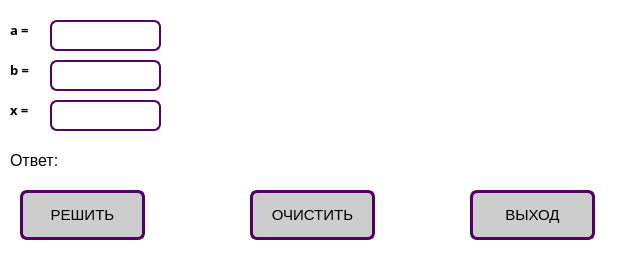
<?xml version="1.0" encoding="UTF-8"?>
<ui version="4.0">
 <class>Dialog</class>
 <widget class="QDialog" name="Dialog">
  <property name="enabled">
   <bool>true</bool>
  </property>
  <property name="geometry">
   <rect>
    <x>0</x>
    <y>0</y>
    <width>640</width>
    <height>260</height>
   </rect>
  </property>
  <property name="minimumSize">
   <size>
    <width>640</width>
    <height>260</height>
   </size>
  </property>
  <property name="maximumSize">
   <size>
    <width>640</width>
    <height>260</height>
   </size>
  </property>
  <property name="palette">
   <palette>
    <active>
     <colorrole role="Button">
      <brush brushstyle="SolidPattern">
       <color alpha="255">
        <red>255</red>
        <green>255</green>
        <blue>255</blue>
       </color>
      </brush>
     </colorrole>
     <colorrole role="Base">
      <brush brushstyle="SolidPattern">
       <color alpha="255">
        <red>255</red>
        <green>255</green>
        <blue>255</blue>
       </color>
      </brush>
     </colorrole>
     <colorrole role="Window">
      <brush brushstyle="SolidPattern">
       <color alpha="255">
        <red>255</red>
        <green>255</green>
        <blue>255</blue>
       </color>
      </brush>
     </colorrole>
    </active>
    <inactive>
     <colorrole role="Button">
      <brush brushstyle="SolidPattern">
       <color alpha="255">
        <red>255</red>
        <green>255</green>
        <blue>255</blue>
       </color>
      </brush>
     </colorrole>
     <colorrole role="Base">
      <brush brushstyle="SolidPattern">
       <color alpha="255">
        <red>255</red>
        <green>255</green>
        <blue>255</blue>
       </color>
      </brush>
     </colorrole>
     <colorrole role="Window">
      <brush brushstyle="SolidPattern">
       <color alpha="255">
        <red>255</red>
        <green>255</green>
        <blue>255</blue>
       </color>
      </brush>
     </colorrole>
    </inactive>
    <disabled>
     <colorrole role="Button">
      <brush brushstyle="SolidPattern">
       <color alpha="255">
        <red>255</red>
        <green>255</green>
        <blue>255</blue>
       </color>
      </brush>
     </colorrole>
     <colorrole role="Base">
      <brush brushstyle="SolidPattern">
       <color alpha="255">
        <red>255</red>
        <green>255</green>
        <blue>255</blue>
       </color>
      </brush>
     </colorrole>
     <colorrole role="Window">
      <brush brushstyle="SolidPattern">
       <color alpha="255">
        <red>255</red>
        <green>255</green>
        <blue>255</blue>
       </color>
      </brush>
     </colorrole>
    </disabled>
   </palette>
  </property>
  <property name="cursor">
   <cursorShape>ArrowCursor</cursorShape>
  </property>
  <property name="windowTitle">
   <string>Dialog</string>
  </property>
  <property name="styleSheet">
   <string notr="true">background:rgb(255, 255, 255)</string>
  </property>
  <widget class="QLabel" name="label_x">
   <property name="enabled">
    <bool>true</bool>
   </property>
   <property name="geometry">
    <rect>
     <x>10</x>
     <y>100</y>
     <width>31</width>
     <height>20</height>
    </rect>
   </property>
   <property name="font">
    <font>
     <family>Arial Black</family>
     <pointsize>10</pointsize>
     <weight>75</weight>
     <italic>false</italic>
     <bold>true</bold>
    </font>
   </property>
   <property name="autoFillBackground">
    <bool>false</bool>
   </property>
   <property name="styleSheet">
    <string notr="true"/>
   </property>
   <property name="text">
    <string>x =</string>
   </property>
  </widget>
  <widget class="QLineEdit" name="lineEdit_a">
   <property name="geometry">
    <rect>
     <x>50</x>
     <y>20</y>
     <width>111</width>
     <height>31</height>
    </rect>
   </property>
   <property name="font">
    <font>
     <family>Segoe UI</family>
     <pointsize>10</pointsize>
    </font>
   </property>
   <property name="styleSheet">
    <string notr="true">border: 2px solid #510066;
                    border-radius: 7px;
                </string>
   </property>
  </widget>
  <widget class="QLabel" name="label_b">
   <property name="geometry">
    <rect>
     <x>10</x>
     <y>60</y>
     <width>31</width>
     <height>20</height>
    </rect>
   </property>
   <property name="font">
    <font>
     <family>Arial Black</family>
     <pointsize>10</pointsize>
     <weight>75</weight>
     <italic>false</italic>
     <bold>true</bold>
    </font>
   </property>
   <property name="styleSheet">
    <string notr="true"/>
   </property>
   <property name="text">
    <string>b =</string>
   </property>
  </widget>
  <widget class="QLineEdit" name="lineEdit_b">
   <property name="geometry">
    <rect>
     <x>50</x>
     <y>60</y>
     <width>111</width>
     <height>31</height>
    </rect>
   </property>
   <property name="font">
    <font>
     <family>Segoe UI</family>
     <pointsize>10</pointsize>
    </font>
   </property>
   <property name="styleSheet">
    <string notr="true">border: 2px solid #510066;
                    border-radius: 7px;
                </string>
   </property>
  </widget>
  <widget class="QPushButton" name="btn_solve">
   <property name="geometry">
    <rect>
     <x>20</x>
     <y>190</y>
     <width>125</width>
     <height>50</height>
    </rect>
   </property>
   <property name="font">
    <font>
     <family>Tahoma</family>
     <pointsize>11</pointsize>
     <weight>9</weight>
     <italic>false</italic>
     <bold>false</bold>
    </font>
   </property>
   <property name="styleSheet">
    <string notr="true">border: 3px solid #510066;
                    border-radius: 7px;
                    background: #CDCDCD;
                
font: 75 11pt &quot;Tahoma&quot;;</string>
   </property>
   <property name="text">
    <string>РЕШИТЬ</string>
   </property>
  </widget>
  <widget class="QPushButton" name="btn_clear">
   <property name="geometry">
    <rect>
     <x>250</x>
     <y>190</y>
     <width>125</width>
     <height>50</height>
    </rect>
   </property>
   <property name="font">
    <font>
     <family>Tahoma</family>
     <pointsize>11</pointsize>
     <weight>9</weight>
     <italic>false</italic>
     <bold>false</bold>
    </font>
   </property>
   <property name="styleSheet">
    <string notr="true">border: 3px solid #510066;
                    border-radius: 7px;
                    background: #CDCDCD;
                
font: 75 11pt &quot;Tahoma&quot;;</string>
   </property>
   <property name="text">
    <string>ОЧИСТИТЬ</string>
   </property>
  </widget>
  <widget class="QLabel" name="label_a">
   <property name="geometry">
    <rect>
     <x>10</x>
     <y>20</y>
     <width>31</width>
     <height>20</height>
    </rect>
   </property>
   <property name="font">
    <font>
     <family>Arial Black</family>
     <pointsize>10</pointsize>
     <weight>75</weight>
     <bold>true</bold>
    </font>
   </property>
   <property name="text">
    <string>a =</string>
   </property>
  </widget>
  <widget class="QLineEdit" name="lineEdit_x">
   <property name="geometry">
    <rect>
     <x>50</x>
     <y>100</y>
     <width>111</width>
     <height>31</height>
    </rect>
   </property>
   <property name="font">
    <font>
     <family>Segoe UI</family>
     <pointsize>10</pointsize>
    </font>
   </property>
   <property name="styleSheet">
    <string notr="true">border: 2px solid #510066;
                    border-radius: 7px;
                </string>
   </property>
  </widget>
  <widget class="QLabel" name="label_answer">
   <property name="geometry">
    <rect>
     <x>10</x>
     <y>150</y>
     <width>171</width>
     <height>21</height>
    </rect>
   </property>
   <property name="font">
    <font>
     <family>Segoe UI</family>
     <pointsize>12</pointsize>
    </font>
   </property>
   <property name="text">
    <string>Ответ:</string>
   </property>
  </widget>
  <widget class="QLabel" name="label_img">
   <property name="geometry">
    <rect>
     <x>170</x>
     <y>9</y>
     <width>471</width>
     <height>141</height>
    </rect>
   </property>
   <property name="text">
    <string/>
   </property>
  </widget>
  <widget class="QPushButton" name="btn_exit">
   <property name="geometry">
    <rect>
     <x>470</x>
     <y>190</y>
     <width>125</width>
     <height>50</height>
    </rect>
   </property>
   <property name="font">
    <font>
     <family>Tahoma</family>
     <pointsize>11</pointsize>
     <weight>9</weight>
     <italic>false</italic>
     <bold>false</bold>
    </font>
   </property>
   <property name="styleSheet">
    <string notr="true">border: 3px solid #510066;
                    border-radius: 7px;
                    background: #CDCDCD;
                
font: 75 11pt &quot;Tahoma&quot;;</string>
   </property>
   <property name="text">
    <string>ВЫХОД</string>
   </property>
  </widget>
 </widget>
 <resources/>
 <connections/>
</ui>
